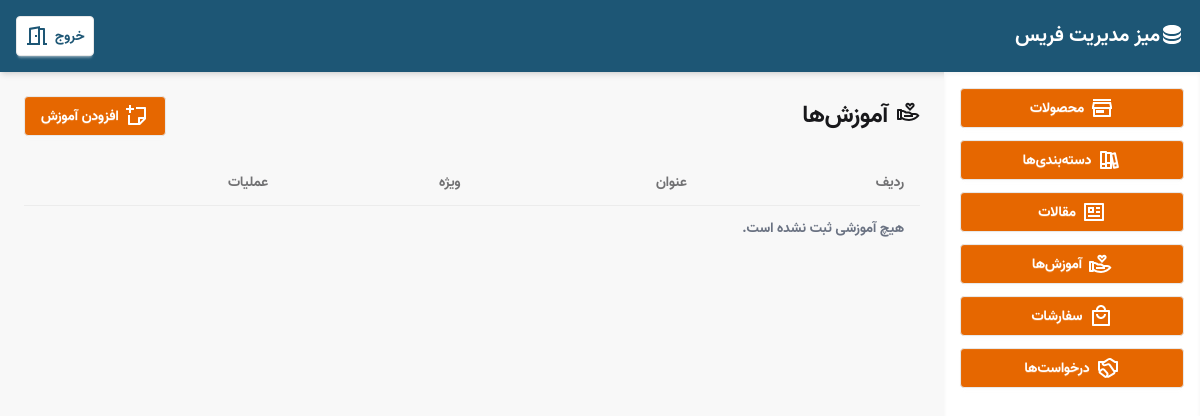
Before: /dashboard/courses/ (signed in) with the older database file.
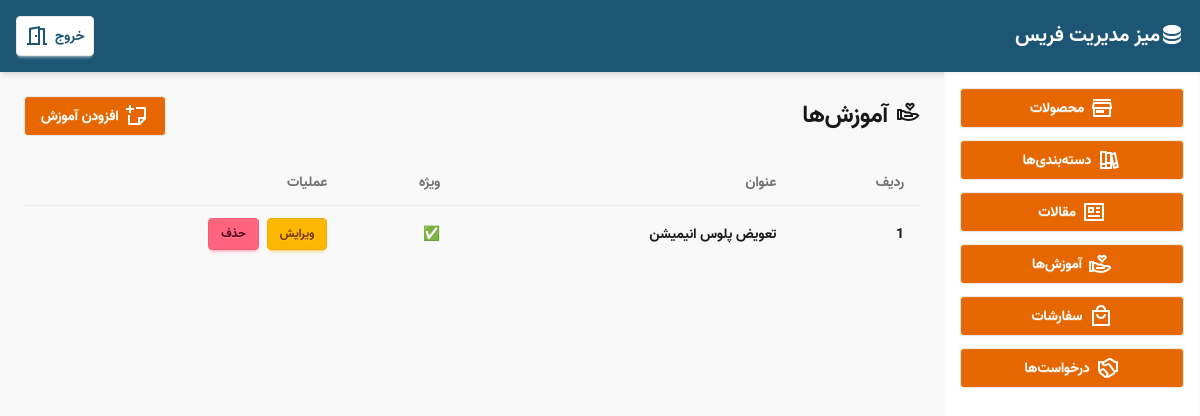
After: the same page with the newer database file.
### website/models.py (models this page shows, shortened)
class Course(models.Model):
    title = models.CharField(max_length=200, verbose_name="عنوان آموزش")
    slug = models.SlugField(unique=True, verbose_name="نامک (Slug)")
    video = models.FileField(upload_to="courses/videos/", verbose_name="ویدئو")
    special = models.BooleanField(default=False, verbose_name="ویژه")
    created_at = models.DateTimeField(auto_now_add=True, verbose_name="تاریخ انتشار")
    class Meta:
        verbose_name = "آموزش"
        verbose_name_plural = "آموزش‌ها"
        ordering = ["-created_at"]

### website/views.py (the view)
# urls.py: path("dashboard/courses/", views.dashboard_courses, name="dashboard_courses"),
@login_required(login_url="dashboard_login")
def dashboard_courses(request):
    courses_list = Course.objects.all().order_by("-created_at")
    paginator = Paginator(courses_list, 10)  # هر صفحه ۱۰ آموزش
    page_number = request.GET.get("page")
    page_obj = paginator.get_page(page_number)
    return render(request, "dashboard/sections/courses.html", {"page_obj": page_obj})

### website/context_processors.py (called while the page is built)
def categories_context(request):
    categories = Category.objects.all().order_by('name')
    return {'categories': categories}

### website/templates/dashboard/sections/courses.html (shortened to what this page needs)
{% extends "dashboard/base_dashboard.html" %}
{% block content %}
<div class="flex items-center justify-between mb-6">
  <h1 class="flex gap-2 text-2xl font-bold">
    آموزش‌ها
  </h1>
  <a href="{% url 'dashboard_course_add' %}" class="btn bg-[#e66700] text-[#fff]">
    افزودن آموزش
  </a>
</div>
<table class="table">
  <thead>
    <tr>
      <th>ردیف</th>
      <th>عنوان</th>
      <th>ویژه</th>
      <th>عملیات</th>
    </tr>
  </thead>
  <tbody>
    {% for course in page_obj %}
    <tr>
      <td>{{ forloop.counter0|add:page_obj.start_index }}</td>
      <td class="whitespace-nowrap">{{ course.title }}</td>
      <td>{% if course.special %}✅{% else %}❌{% endif %}</td>
      <td class="flex gap-2">
        <a href="{% url 'dashboard_course_edit' course.id %}" class="btn btn-sm btn-warning">ویرایش</a>
        <button onclick="openDeleteCourseModal('{{ course.id }}', '{{ course.title }}')" class="btn btn-sm btn-error">حذف</button>
      </td>
    </tr>
    {% empty %}
    <tr>
      <td colspan="5" class="text-center text-gray-500">هیچ آموزشی ثبت نشده است.</td>
    </tr>
    {% endfor %}
  </tbody>
</table>
{% endblock %}

Changed rows visible on the page:
added Course: title "تعویض پلوس انیمیشن"
Other visible differences:
text no longer shown: "هیچ آموزشی ثبت نشده است."
